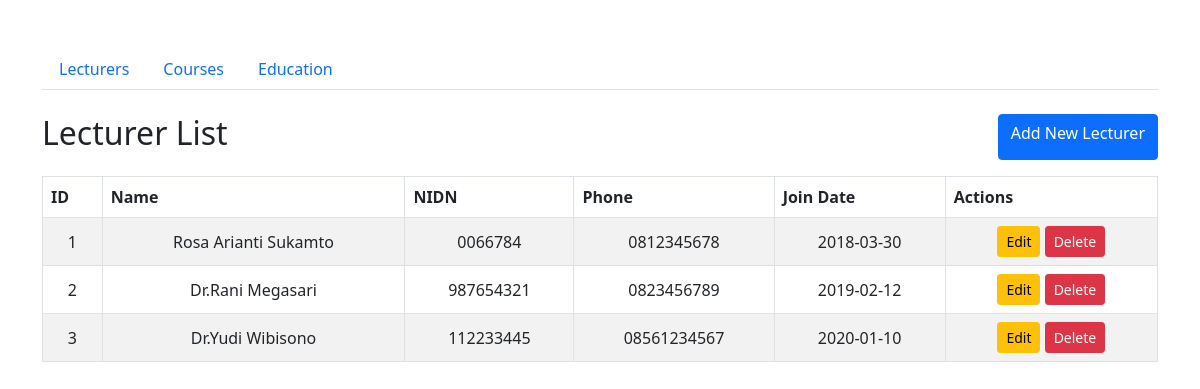
The page / on the database its author committed.
### tables this page shows
CREATE TABLE `lecturers` (
  `id` int(11) NOT NULL,
  `nama` varchar(100) NOT NULL,
  `nidn` varchar(20) NOT NULL,
  `phone` varchar(20) NOT NULL,
  `join_date` date NOT NULL
);

### controllers/Lecturers.controller.php (called while the page is built, shortened)
<?php
include_once "models/Lecturers.php";
include_once "views/Lecturers.view.php";
class LecturersController {
    private $lecturer;
    public function __construct() {
        $this->lecturer = new Lecturers(
            Config::$servername,
            Config::$username,
            Config::$password,
            Config::$db_name
        );
    }
    public function index() {
        $this->lecturer->open();
        $this->lecturer->read();
        $data = ['lecturers' => []];
        while ($row = $this->lecturer->getResult()) {
            $data['lecturers'][] = $row;
        }
        $view = new LecturersView();
        $view->render($data);
    }
}

### views/Lecturers.view.php (the view, shortened to what this page needs)
<?php
class LecturersView {
    public function render($data) {
        $num = 1;
        $header = "
        <th>ID</th>
        <th>Name</th>
        <th>NIDN</th>
        <th>Phone</th>
        <th>Join Date</th>
        <th>Actions</th>
        ";
        $rows = "";
        foreach ($data['lecturers'] as $row) {
            list($id, $name, $nidn, $phone, $join_date) = $row;
            $rows .= "
                <tr class='text-center align-middle'>
                    <td>$num</td>
                    <td>$name</td>
                    <td>$nidn</td>
                    <td>$phone</td>
                    <td>$join_date</td>
                    <td>
                      <a href='index.php?page=lecturers&form=$id' class='btn btn-warning btn-sm'>Edit</a>
                      <a href='index.php?page=lecturers&delete_id=$id' class='btn btn-danger btn-sm'>Delete</a>
                    </td>
                </tr>
            ";
            $num++;
        }
    }
}

### index.php (shortened to what this page needs)
<?php
include_once "controllers/Lecturers.controller.php";
include_once "views/Template.class.php";
$page = isset($_GET['page']) ? $_GET['page'] : 'lecturers';
if ($page == "lecturers") {
    $controller = new LecturersController();
}
if (isset($_POST['create'])) {
    $controller->create($_POST);
}
else if (isset($_POST['update'])) {
    $controller->update($_POST);
}
else if (!empty($_GET['delete_id'])) {
    $controller->delete($_GET['delete_id']);
}
else if (!empty($_GET['form'])) {
    $id = ($_GET['form'] == 'X') ? null : $_GET['form'];
    $controller->form($id);
}
else {
    $controller->index();
}

### views/template.class.php (shortened to what this page needs)
<?php
class Template {
    protected $content = "";
    public function __construct($file) {
        $this->content = file_get_contents($file);
    }
    public function replace($placeholder, $value) {
        $this->content = str_replace($placeholder, $value, $this->content);
    }
    public function write() {
        echo $this->content;
    }
}

### rows shown on the page
lecturers: nama "Rosa Arianti Sukamto", nidn "0066784", phone "0812345678", join_date "2018-03-30"
lecturers: nama "Dr.Rani Megasari", nidn "987654321", phone "0823456789", join_date "2019-02-12"
lecturers: nama "Dr.Yudi Wibisono", nidn "112233445", phone "08561234567", join_date "2020-01-10"

### other values the page prints
$this->content "Lecturers Courses Education Lecturer List Add New Lecturer"
